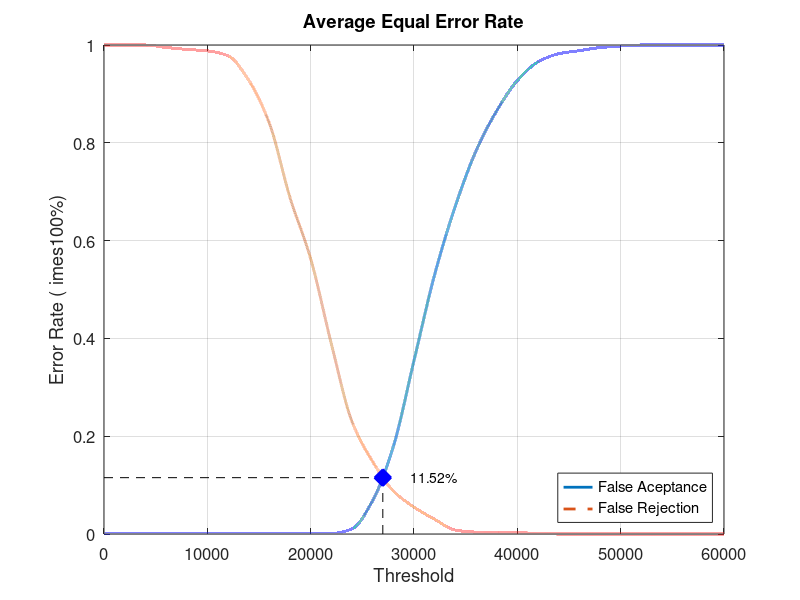
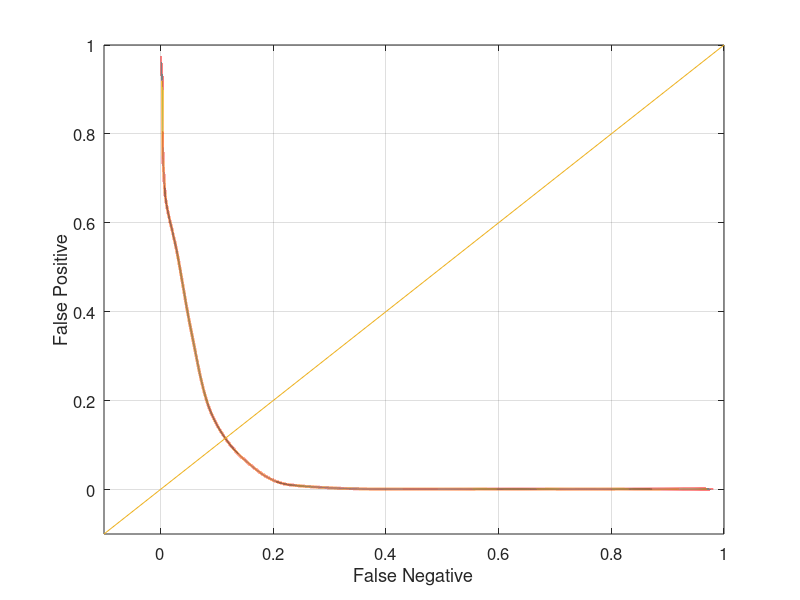

These figures' MATLAB source, in order:
close all;
clear;
clc;
x = 0:2000:60000;
xq = 0:0.5:60000;

y0 = [0 0.00105263 0.00105263 0.00105263 0.00105263 0.00105263 0.00105263 0.00105263 0.00105263 0.00105263 0.00105263 0.00105263 0.0105263 0.0684211 0.178947 0.354737 0.530526 0.670526 0.783158 0.865263 0.927368 0.965263 0.982105 0.988421 0.994737 0.997895 1 1 1 1 1]
yy0 = interp1(x, y0, xq, 'pchip');
y1 = [1 1 1 0.995 0.991 0.988 0.978 0.928 0.84 0.688 0.563 0.389 0.23 0.148 0.088 0.055 0.03 0.008 0.004 0.004 0.003 0.001 0 0 0 0 0 0 0 0 0]
yy1 = interp1(x, y1, xq, 'pchip');

% Calculating EER: 
y2 = abs(y0 - y1);
find(y2 == min(y2))
yy2 = abs(yy0 - yy1);
xEER = find(yy2 == min(yy2));
xEERIndex = xq(xEER) % X-axis EER
yEER = yy0(xEER) % Y-axis EER

main = figure
plot(xq, yy0,'-','LineWidth', 2);	hold on
plot(xq, yy1,'--','LineWidth', 2);	hold on
plot([xEERIndex xEERIndex], [0 yEER], 'k--');	hold on
plot([0 xEERIndex], [yEER yEER], 'k--');	hold on
plot(xEERIndex, yEER, 'bx', 'LineWidth', 10);	hold on
text(xEERIndex + 10 * xEERIndex / 100, yEER, [num2str(round((10000 * yEER)) / 100) '%'])
legend('False Aceptance', 'False Rejection', 'Location', 'SouthEast')
xlabel('Threshold')
ylabel('Error Rate (	imes100%)')
title('Average Equal Error Rate')
set(gca, 'FontSize', 12)
axis([0 60000 0 1])
grid on

print(main, 'Database2AverageMain', '-dpng');
FNRxFPR = figure('Color', [1 1 1]);
plot(yy1, yy0, '-', yy1, yy0, 'LineWidth', 2);
hold on
y = -0.1:0.1:1
plot(y, y); 
set(gca, 'FontSize', 12)
xlabel('False Negative')
ylabel('False Positive')
axis([-0.1 1 -0.1 1])
set(gca, 'FontSize', 12)
grid on

print(FNRxFPR, 'Database2AverageFNRxFPR','-dpng');
